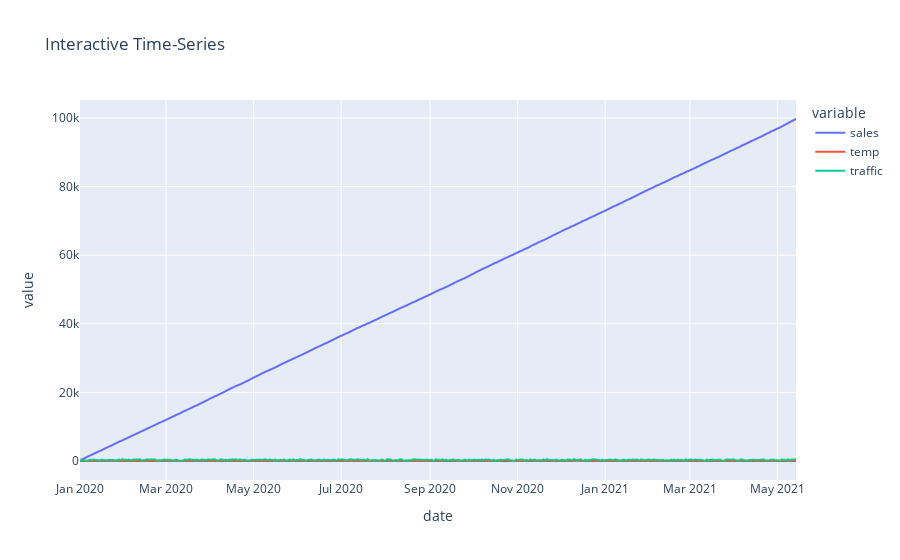

Source (notebook cell):
### Markdown cell above
## BONUS: Interactive Plotly Time-Series

### Code cell
import plotly.express as px

fig = px.line(data.reset_index(), x="date", y=["sales", "temp", "traffic"],
              title="Interactive Time-Series")
fig.show()

### Figure 1 — Plotly figure (JSON) as saved in the notebook; plotly's stock layout.template omitted (floating-point values rounded to 4 significant figures; data arrays with more than 128 entries replaced by an {"elided": "..."} marker saying what was removed)
{"data": [{"hovertemplate": "variable=sales<br>date=%{x}<br>value=%{y}<extra></extra>", "legendgroup": "sales", "line": {"color": "#636efa", "dash": "solid"}, "marker": {"symbol": "circle"}, "mode": "lines", "name": "sales", "showlegend": true, "type": "scattergl", "x": {"elided": "500 str values"}, "xaxis": "x", "y": {"elided": "500 float values"}, "yaxis": "y"}, {"hovertemplate": "variable=temp<br>date=%{x}<br>value=%{y}<extra></extra>", "legendgroup": "temp", "line": {"color": "#EF553B", "dash": "solid"}, "marker": {"symbol": "circle"}, "mode": "lines", "name": "temp", "showlegend": true, "type": "scattergl", "x": {"elided": "500 str values"}, "xaxis": "x", "y": {"elided": "500 float values"}, "yaxis": "y"}, {"hovertemplate": "variable=traffic<br>date=%{x}<br>value=%{y}<extra></extra>", "legendgroup": "traffic", "line": {"color": "#00cc96", "dash": "solid"}, "marker": {"symbol": "circle"}, "mode": "lines", "name": "traffic", "showlegend": true, "type": "scattergl", "x": {"elided": "500 str values"}, "xaxis": "x", "y": {"elided": "500 float values"}, "yaxis": "y"}], "layout": {"legend": {"title": {"text": "variable"}, "tracegroupgap": 0}, "title": {"text": "Interactive Time-Series"}, "xaxis": {"anchor": "y", "domain": [0, 1], "title": {"text": "date"}}, "yaxis": {"anchor": "x", "domain": [0, 1], "title": {"text": "value"}}}}
